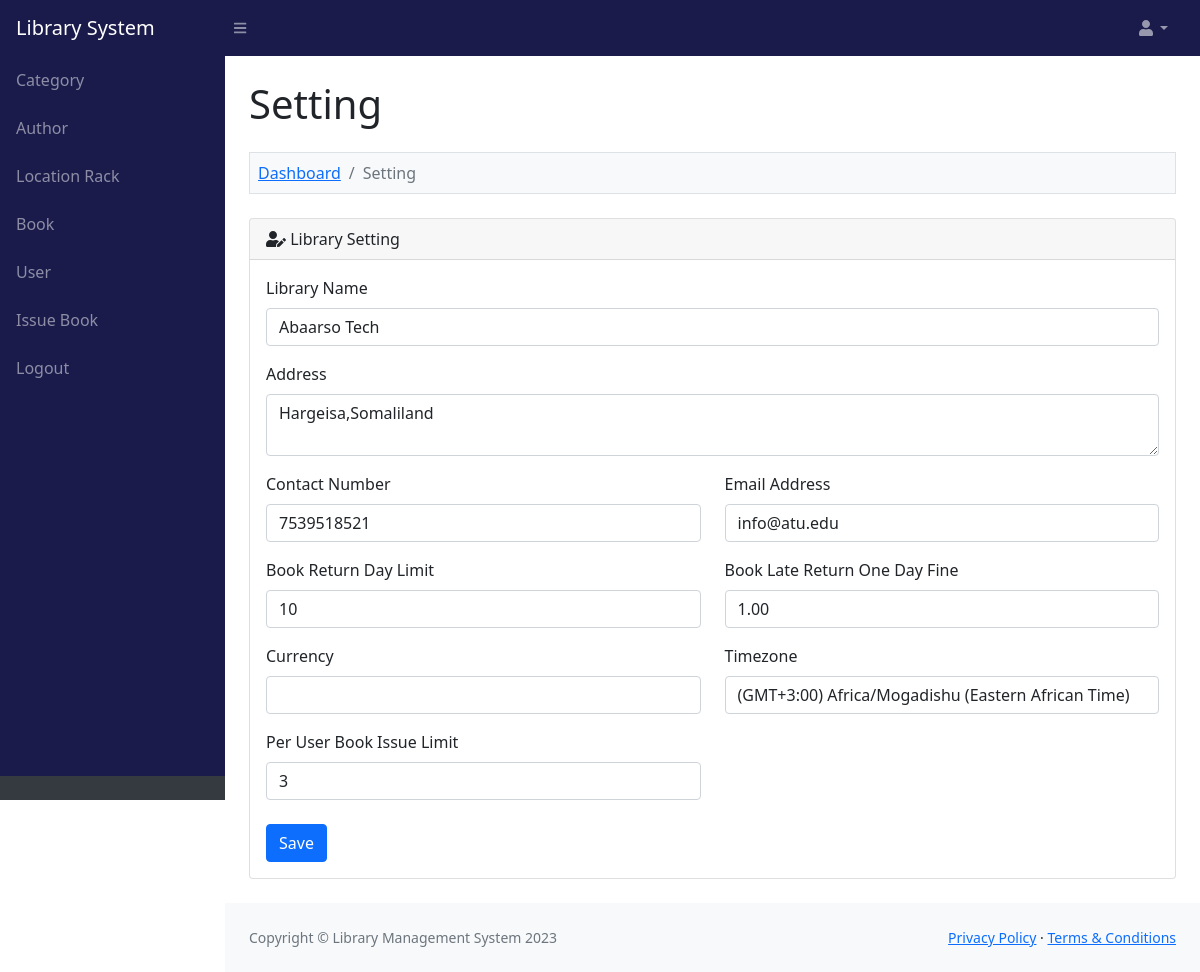
The page /admin/setting.php (signed in) on the database as committed earlier.
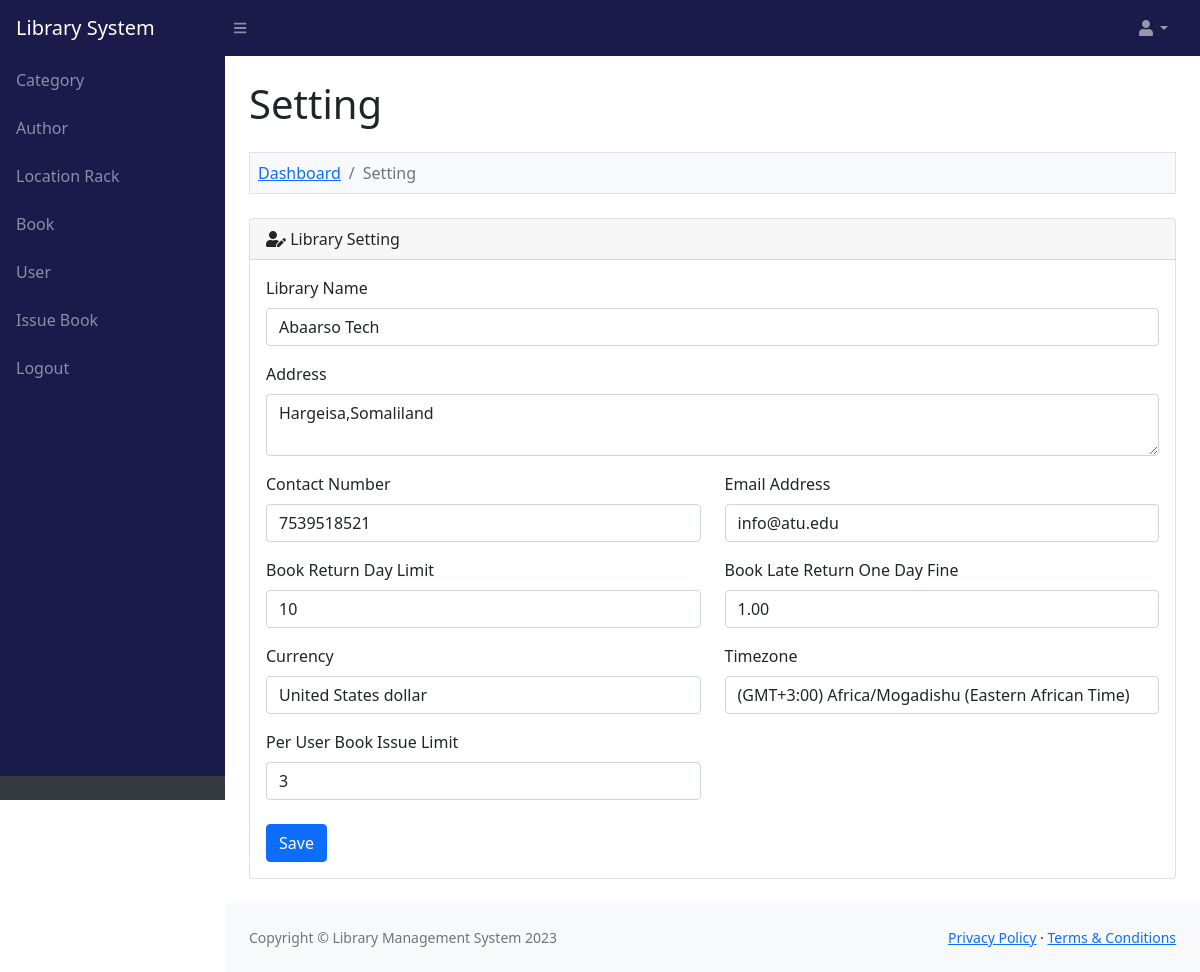
The same page on the database as committed later.
### tables this page shows
CREATE TABLE `lms_setting` (
  `setting_id` int(11) NOT NULL,
  `library_name` varchar(200) NOT NULL,
  `library_address` text NOT NULL,
  `library_contact_number` varchar(30) NOT NULL,
  `library_email_address` varchar(100) NOT NULL,
  `library_total_book_issue_day` int(5) NOT NULL,
  `library_one_day_fine` decimal(4,2) NOT NULL,
  `library_issue_total_book_per_user` int(3) NOT NULL,
  `library_currency` varchar(30) NOT NULL,
  `library_timezone` varchar(100) NOT NULL
);

### admin/setting.php (the view, shortened to what this page needs)
<?php
include '../database_connection.php';
include '../function.php';
$query = "
SELECT * FROM lms_setting
LIMIT 1
";
$result = $connect->query($query);
include '../header.php';
?>
<div class="container-fluid px-4">
	<h1 class="mt-4">Setting</h1>
	<ol class="breadcrumb mt-4 mb-4 bg-light p-2 border">
		<li class="breadcrumb-item"><a href="index.php">Dashboard</a></li>
		<li class="breadcrumb-item active">Setting</a></li>
	</ol>
	<div class="card mb-4">
		<div class="card-header">
			<i class="fas fa-user-edit"></i> Library Setting
		</div>
		<div class="card-body">
			<form method="post">
				<?php
				foreach($result as $row)
				{
				?>
				<div class="row">
					<div class="col-md-12">
						<div class="mb-3">
							<label class="form-label">Library Name</label>
							<input type="text" name="library_name" id="library_name" class="form-control" value="<?php echo $row['library_name']; ?>" />
						</div>
					</div>
				</div>
				<div class="row">
					<div class="col-md-12">
						<div class="mb-3">
							<label class="form-label">Address</label>
							<textarea name="library_address" id="library_address" class="form-control"><?php echo $row["library_address"]; ?></textarea>
						</div>
					</div>
				</div>
				<div class="row">
					<div class="col-md-6">
						<div class="mb-3">
							<label class="form-label">Contact Number</label>
							<input type="text" name="library_contact_number" id="library_contact_number" class="form-control" value="<?php echo $row['library_contact_number']; ?>" />
						</div>
					</div>
					<div class="col-md-6">
						<div class="mb-3">
							<label class="form-label">Email Address</label>
							<input type="text" name="library_email_address" id="library_email_address" class="form-control" value="<?php echo $row['library_email_address']; ?>" />
						</div>
					</div>
				</div>
				<div class="row">
					<div class="col-md-6">
						<div class="mb-3">
							<label class="form-label">Book Return Day Limit</label>
							<input type="number" name="library_total_book_issue_day" id="library_total_book_issue_day" class="form-control" value="<?php echo $row['library_total_book_issue_day']; ?>" />
						</div>
					</div>
					<div class="col-md-6">
						<div class="mb-3">
							<label class="form-label">Book Late Return One Day Fine</label>
							<input type="number" name="library_one_day_fine" id="library_one_day_fine" class="form-control" value="<?php echo $row['library_one_day_fine']; ?>" />
						</div>
					</div>
				</div>
				<div class="row">
					<div class="col-md-6">
						<div class="mb-3">
							<label class="form-label">Currency</label>
							<select name="library_currency" id="library_currency" class="form-control">
								<?php echo Currency_list(); ?>
							</select>
						</div>
					</div>
					<div class="col-md-6">
						<div class="mb-3">
							<label class="form-label">Timezone</label>
							<select name="library_timezone" id="library_timezone" class="form-control">
								<?php echo Timezone_list(); ?>
							</select>
						</div>
					</div>
				</div>
				<div class="row">
					<div class="col-md-6">
						<label class="form-label">Per User Book Issue Limit</label>
						<input type="number" name="library_issue_total_book_per_user" id="library_issue_total_book_per_user" class="form-control" value="<?php echo $row['library_issue_total_book_per_user']; ?>" />
					</div>
				</div>
				<div class="mt-4 mb-0">
					<input type="submit" name="edit_setting" class="btn btn-primary" value="Save" />
				</div>
				<?php
				}
				?>
			</form>
		</div>
	</div>
</div>
<?php
include '../footer.php';
?>

### header.php (shortened to what this page needs)
<!doctype html>
<html lang="en">
<head>
    <link href="<?php echo base_url(); ?>asset/css/simple-datatables-style.css" rel="stylesheet" />
    <link href="<?php echo base_url(); ?>asset/css/styles.css" rel="stylesheet" />
</head>
<?php
if (is_admin_login()) {
    ?>
    <body class="sb-nav-fixed">
        <nav class="sb-topnav navbar navbar-expand navbar-dark" style="background-color: #1a1b4b;">
            <a class="navbar-brand ps-3" href="index.php">Library System</a>
            <button class="btn btn-link btn-sm order-1 order-lg-0 me-4 me-lg-0" id="sidebarToggle" href="#!"><i
                    class="fas fa-bars"></i></button>
            <ul class="navbar-nav ms-auto ms-md-0 me-3 me-lg-4">
                <li class="nav-item dropdown">
                    <a class="nav-link dropdown-toggle" id="navbarDropdown" href="#" role="button" data-bs-toggle="dropdown"
                        aria-expanded="false"><i class="fas fa-user fa-fw"></i></a>
                </li>
            </ul>
        </nav>
        <div id="layoutSidenav">
            <div id="layoutSidenav_nav">
                <nav class="sb-sidenav accordion sb-sidenav-dark" style="background-color: #1a1b4b;" id="sidenavAccordion">
                    <div class="sb-sidenav-menu">
                        <div class="nav">
                            <a class="nav-link" href="category.php">Category</a>
                            <a class="nav-link" href="author.php">Author</a>
                            <a class="nav-link" href="location_rack.php">Location Rack</a>
                            <a class="nav-link" href="book.php">Book</a>
                            <a class="nav-link" href="user.php">User</a>
                            <a class="nav-link" href="issue_book.php">Issue Book</a>
                            <a class="nav-link" href="logout.php">Logout</a>
                        </div>
                    </div>
                    <div class="sb-sidenav-footer">
                    </div>
                </nav>
            </div>
            <div id="layoutSidenav_content">
                <main>
                                <?php
}
?>

### function.php (shortened to what this page needs)
<?php
function base_url()
{
	return 'http://localhost:41062/www/library/';
}
function is_admin_login()
{
	if (isset($_SESSION['admin_id'])) {
		return true;
	}
	return false;
}
function currency_array()
{
	$currencies = array(
		array(
			'code' => 'USD',
			'countryname' => 'United States',
			'name' => 'United States dollar',
			'symbol' => '&#36;'
		),
		array(
			'code' => 'SLSH',
			'countryname' => 'Somaliland',
			'name' => 'Somaliland Shilling',
			'symbol' => 'sl. sh'
		),
	);
	return $currencies;
}
function Currency_list()
{
	$html = '
			<option value="">Select Currency</option>
		';
	$data = currency_array();
	foreach ($data as $row) {
		$html .= '<option value="' . $row["code"] . '">' . $row["name"] . '</option>';
	}
	return $html;
}
function Timezone_list()
{
	$timezones = array(
		'Africa/Mogadishu' => '(GMT+3:00) Africa/Mogadishu (Eastern African Time)',
		'Africa/Nairobi' => '(GMT+3:00) Africa/Nairobi (Eastern African Time)',
	);
	$html = '<option value="">Select Timezone</option>';
	foreach ($timezones as $keys => $values) {
		$html .= '<option value="' . $keys . '">' . $values . '</option>';
	}
	return $html;
}
?>

### footer.php (shortened to what this page needs)
                <?php
                if(is_admin_login())
                {
                ?>
                </main>
                <footer class="py-4 bg-light mt-auto">
                    <div class="container-fluid px-4">
                        <div class="d-flex align-items-center justify-content-between small">
                            <div class="text-muted">Copyright &copy; Library Management System <?php echo date('Y'); ?></div>
                            <div>
                                <a href="#">Privacy Policy</a>
                                &middot;
                                <a href="#">Terms &amp; Conditions</a>
                            </div>
                        </div>
                    </div>
                </footer>
            </div>
        </div>
                <?php
                }
                ?>
    </body>
</html>

Rows that differ between the two databases and show on the page:
changed lms_setting "Abaarso Tech": library_currency (not shown) → "United States dollar"
